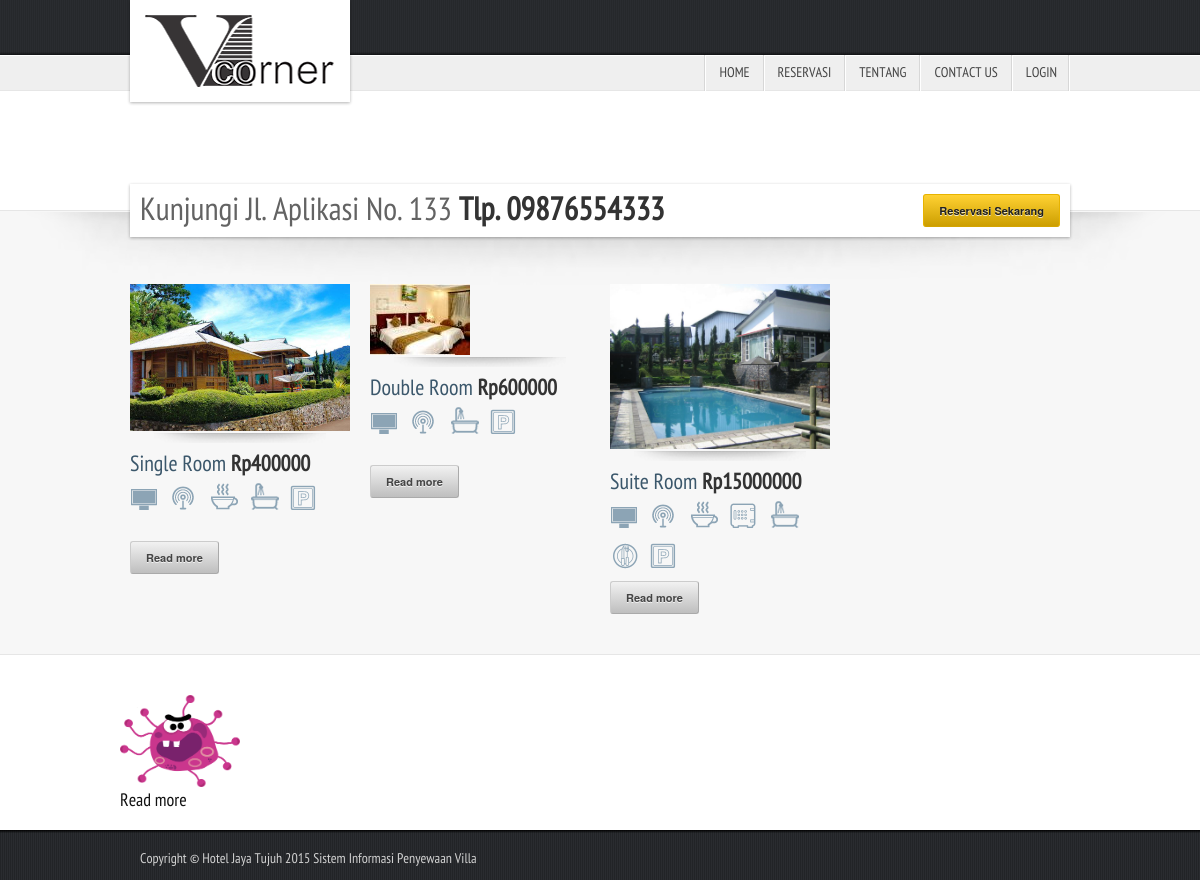
The page / on the database its author committed.
### tables this page shows
CREATE TABLE IF NOT EXISTS `options` (
  `idoptions` int(10) NOT NULL AUTO_INCREMENT,
  `options_name` varchar(40) NOT NULL,
  `value` varchar(255) NOT NULL,
  PRIMARY KEY (`idoptions`)
);

CREATE TABLE IF NOT EXISTS `class` (
  `idclass` int(10) NOT NULL AUTO_INCREMENT,
  `title` varchar(40) NOT NULL,
  `price` varchar(20) NOT NULL,
  `description` longtext NOT NULL,
  `photoclass` varchar(50) NOT NULL,
  PRIMARY KEY (`idclass`)
);

CREATE TABLE IF NOT EXISTS `facilities` (
  `idclass` varchar(10) NOT NULL,
  `fac` varchar(40) NOT NULL,
  `title` varchar(50) NOT NULL,
  `status` varchar(1) NOT NULL
);

CREATE TABLE IF NOT EXISTS `post_article` (
  `post_id` int(10) NOT NULL,
  `title` varchar(50) NOT NULL,
  `featurephoto` varchar(100) NOT NULL,
  `post_entry` longtext NOT NULL,
  `create_date` date NOT NULL,
  `hit` int(10) NOT NULL,
  `create_by` varchar(40) NOT NULL
);

### includes/functions/publicfunc.php (called while the page is built, shortened)
<?php
return true;
?>
<?php
function _getconfigdb($key)
{
	$q=mysql_query("Select * from options where options_name='".$key."'");
	$r=	mysql_fetch_array($q);
	return $r['value'];
}
function _encodeParam($str)
{
	return $str;
}
?>

### config.php (called while the page is built, shortened)
<?php
$basefolder="vcorner";
$base_url="http://localhost/".$basefolder."/";
?>

### pages/web/classroom.php (the view)
<?php
$q=mysql_query("Select * from class LIMIT 0,3");
while($r=mysql_fetch_array($q))
{
	$photo=$base_url."uploads/images/".$r['photoclass'];
	$id=$r['idclass'];
?>
<div class="four columns add-bottom">
	<div class="picture">
		<a href="<?php echo $photo; ?>" data-rel="prettyPhoto" title=""><span class="magnify"></span><img src="<?php echo $photo; ?>" alt="picture" class="scale-with-grid"></a><em></em>
	</div>
	<h3><?php echo $r['title']; ?> <strong><?php echo _getconfigdb("currency").$r['price']; ?></strong></h3>
	<ul class="room_facilities">
    <?php
		$q2=mysql_query("Select * from facilities where idclass='".$id."' and status='1'");
		while($r2=mysql_fetch_array($q2))
		{
	?>
		<li class="<?php echo $r2['fac']; ?>"><a class="tooltip_1" href="#" title="<?php echo $r2['title']; ?>"><?php echo $r2['title']; ?></a></li>
        <?php
		}
		?>
	</ul>
	<br class="clear add-bottom"/>
	<a href="<?php echo $base_url."?room="._encodeParam($id); ?>" class="button">Read more</a>
</div>
<?php
}
?>

### index.php (shortened to what this page needs)
<?php
require_once('config.php');
require_once(_INCS.'functions/publicfunc.php');
if(isset($_GET['news']) || isset($_GET['room']) || isset($_GET['promo']) || isset($_GET['page']) || isset($_GET['catnews']))
{
	include(_THEME.'indexblog.php');
}elseif(isset($_GET['auth']) && $_GET['auth']=='login'){
	include('login.php');
}else{
	include(_THEME.'indexhome.php');
}
?>

### pages/web/indexhome.php (shortened to what this page needs)
<!DOCTYPE html>
<html lang="en">
<head>
<link rel="stylesheet" href="css/base.css">
<link rel="stylesheet" href="css/skeleton.css">
<link rel="stylesheet" href="css/menu.css">
<link rel="stylesheet" href="css/flexslider.css">
<link rel="stylesheet" href="css/layout.css">
<link rel="stylesheet" href="js/prettyPhoto/css/prettyPhoto.css" type="text/css" media="screen">
<link rel="stylesheet" href="css/jquery-ui.css">
</head>
<body>
<header>
<div class="container">
	<div class=" four columns" id="logo"><a href="index.php">Villa Corner</a></div>
	<div class="twelve columns">
		<nav>
		<ul id="main-nav" class="sf-menu">
			<?php include(_THEME."header.php"); ?>
		</ul>
		</nav>
	</div>
</div>
</header>
<div class="container">
<div class="sixteen columns">
</div>
</div>
<div class="bg_gray add-bottom_3">
<section class="container">
<div class="sixteen columns" id="banner_home">
<?php include(_THEME."checkbanner.php"); ?>
</div>
<?php include(_THEME."classroom.php"); ?>
</section>
</div>
<section class="container add-bottom">
<?php include(_THEME."news.php"); ?>
</section>
<footer>
   <?php include(_THEME."footer.php"); ?>
</footer>
</body>
</html>

### pages/web/header.php
<li><a href="index.php">Home</a></li>
<li><a href="?y=<?php echo session_id(); ?>&page=reservasi">Reservasi</a></li>
<li><a href="?y=<?php echo session_id(); ?>&page=about">Tentang</a></li>
<li><a href="?y=<?php echo session_id(); ?>&page=contact">Contact us</a></li>
<li><a href="login.php">Login</a></li>

### pages/web/checkbanner.php
<div class="twelve columns alpha">
  <h2>Kunjungi <?php echo _getconfigdb("company_address"); ?> <strong>Tlp. <?php echo _getconfigdb("company_number"); ?></strong></h2></div>
	<div class="four columns omega"><a href="?page=<?php echo "reservasi"; ?>" class="button_yellow">Reservasi Sekarang</a></div>

### pages/web/news.php (shortened to what this page needs)
<?php
$q=mysql_query("Select * from post_article order by create_date ASC LIMIT 0,8");
while($r=mysql_fetch_array($q))
{
	$photo=$base_url."uploads/images/".$r['featurephoto'];
?>
<div class="">
<img src="<?php echo $photo; ?>" class="scale-with-grid" alt="" width="120" height="80">
<h4><a href="?news=<?php echo _encodeParam($r['post_id']); ?>">Read more</a></h4>
</div>
<?php
}
?>

### pages/web/footer.php (shortened to what this page needs)
<div class="container">
    <nav class="eleven columns" align="center">
    <ul id="nav-footer">
       <div class="eleven columns" align="left">Copyright ©  <?php echo _getconfigdb("company_name"); ?> 2015 Sistem Informasi Penyewaan Villa</div>
    </ul>
    </nav>
</div>

### css/base.css (style rules this page uses)
html,body,div,span,applet,object,iframe,h1,h2,h3,h4,h5,h6,p,blockquote,pre,a,abbr,acronym,address,big,cite,code,del,dfn,em,img,ins,kbd,q,s,samp,small,strike,strong,sub,sup,tt,var,b,u,i,center,dl,dt,dd,ol,ul,li,fieldset,form,label,legend,table,caption,tbody,tfoot,thead,tr,th,td,article,aside,canvas,details,embed,figure,figcaption,footer,header,hgroup,menu,nav,output,ruby,section,summary,time,mark,audio,video { border:0; font:inherit; font-size:100%; margin:0; padding:0; vertical-align:baseline; }
article,aside,details,figcaption,figure,footer,header,hgroup,menu,nav,section { display:block; }
body { line-height:1; }
ol,ul { list-style:none; }
body { background:#fff; color:#444; font-size:14px; font-family: 'PTSansNarrowRegular', Arial, Helvetica, sans-serif; webkit-font-smoothing:antialiased; webkit-text-size-adjust:100%; margin-top:110px; line-height:18px; }
h1,h2,h3,h4,h5,h6 { color:#3b576b; font-weight:normal; }
h1 a,h2 a,h3 a,h4 a,h5 a,h6 a { font-weight:inherit; }
h2 { font-size:28px; line-height:32px; margin-bottom:10px; }
#banner_home h2 { color:#636363; font-size:32px; margin:10px; margin-bottom:0; }
h3 { font-size:22px; line-height:22px; margin-bottom:8px; }
h4 { font-size:18px; line-height:18px; margin-bottom:0px; }
em { font-style:italic; }
strong { color:#333; font-weight:bold; }
a,a:visited { color:#111; outline:0; text-decoration:none; }
ul, ol { margin-bottom:20px; }
ul { list-style:none outside; }
li { line-height:18px; margin-bottom:12px; }
img.scale-with-grid { max-width:100%; height: auto; }
.button,button,input[type="submit"],input[type="reset"],input[type="button"] { background:#eee; background:#eee -moz-linear-gradient(top,rgba(255,255,255,.2) 0%,rgba(0,0,0,.2) 100%); background:#eee -webkit-gradient(linear,left top,left bottom,color-stop(0%,rgba(255,255,255,.2)),color-stop(100%,rgba(0,0,0,.2))); background:#eee -webkit-linear-gradient(top,rgba(255,255,255,.2) 0%,rgba(0,0,0,.2) 100%); background:#eee -o-linear-gradient(top,rgba(255,255,255,.2) 0%,rgba(0,0,0,.2) 100%); background:#eee -ms-linear-gradient(top,rgba(255,255,255,.2) 0%,rgba(0,0,0,.2) 100%); background:#eee linear-gradient(top,rgba(255,255,255,.2) 0%,rgba(0,0,0,.2) 100%); border:1px solid #aaa; border-top:1px solid #ccc; border-left:1px solid #ccc; padding:4px 12px; -moz-border-radius:3px; -webkit-border-radius:3px; border-radius:3px; color:#444; display:inline-block; font-size:11px; font-weight:bold; text-decoration:none; text-shadow:0 1px rgba(255,255,255,.75); cursor:pointer; line-height:normal; padding:8px 15px; font-family:"HelveticaNeue","Helvetica Neue",Helvetica,Arial,sans-serif; margin-bottom:20px; }
.button_yellow { background:#ffc600; background:#ffc600 -moz-linear-gradient(top,rgba(255,255,255,.2) 0%,rgba(0,0,0,.2) 100%); background:#ffc600 -webkit-gradient(linear,left top,left bottom,color-stop(0%,rgba(255,255,255,.2)),color-stop(100%,rgba(0,0,0,.2))); background:#ffc600 -webkit-linear-gradient(top,rgba(255,255,255,.2) 0%,rgba(0,0,0,.2) 100%); background:#ffc600 -o-linear-gradient(top,rgba(255,255,255,.2) 0%,rgba(0,0,0,.2) 100%); background:#ffc600 -ms-linear-gradient(top,rgba(255,255,255,.2) 0%,rgba(0,0,0,.2) 100%); background:#ffc600 linear-gradient(top,rgba(255,255,255,.2) 0%,rgba(0,0,0,.2) 100%); border:1px solid #e7b300; border-bottom:1px solid #d4a400; border-left:1px solid #e7b300; padding:4px 12px; -moz-border-radius:3px; -webkit-border-radius:3px; border-radius:3px; color:#222; display:inline-block; font-size:11px; font-weight:bold; text-decoration:none; text-shadow:0 1px rgba(255,255,255,.75); cursor:pointer; line-height:normal; padding:8px 15px; font-family:"HelveticaNeue","Helvetica Neue",Helvetica,Arial,sans-serif; }
.add-bottom { margin-bottom:20px !important; }
.add-bottom_3 { margin-bottom:40px !important; }

### css/skeleton.css (style rules this page uses)
.container { position: relative; width: 960px; margin: 0 auto; padding: 0; }
.column, .columns { float: left; display: inline; margin-left: 10px; margin-right: 10px; }
.column.alpha, .columns.alpha { margin-left: 0; }
.column.omega, .columns.omega { margin-right: 0; }
.container .four.columns { width: 220px; }
.container .eleven.columns { width: 640px; }
.container .twelve.columns { width: 700px; }
.container .sixteen.columns { width: 940px; }
.container:after { content: "\0020"; display: block; height: 0; clear: both; visibility: hidden; }

### rows shown on the page
options: value "Jl. Aplikasi No. 133"
options: value "09876554333"
class: photoclass (picture), title "Single Room", options.value "Rp", price "400000"
class: photoclass (picture), title "Double Room", options.value "Rp", price "600000"
class: photoclass (picture), title "Suite Room", options.value "Rp", price "15000000"
post_article: featurephoto (picture)
options: value "Hotel Jaya Tujuh"
